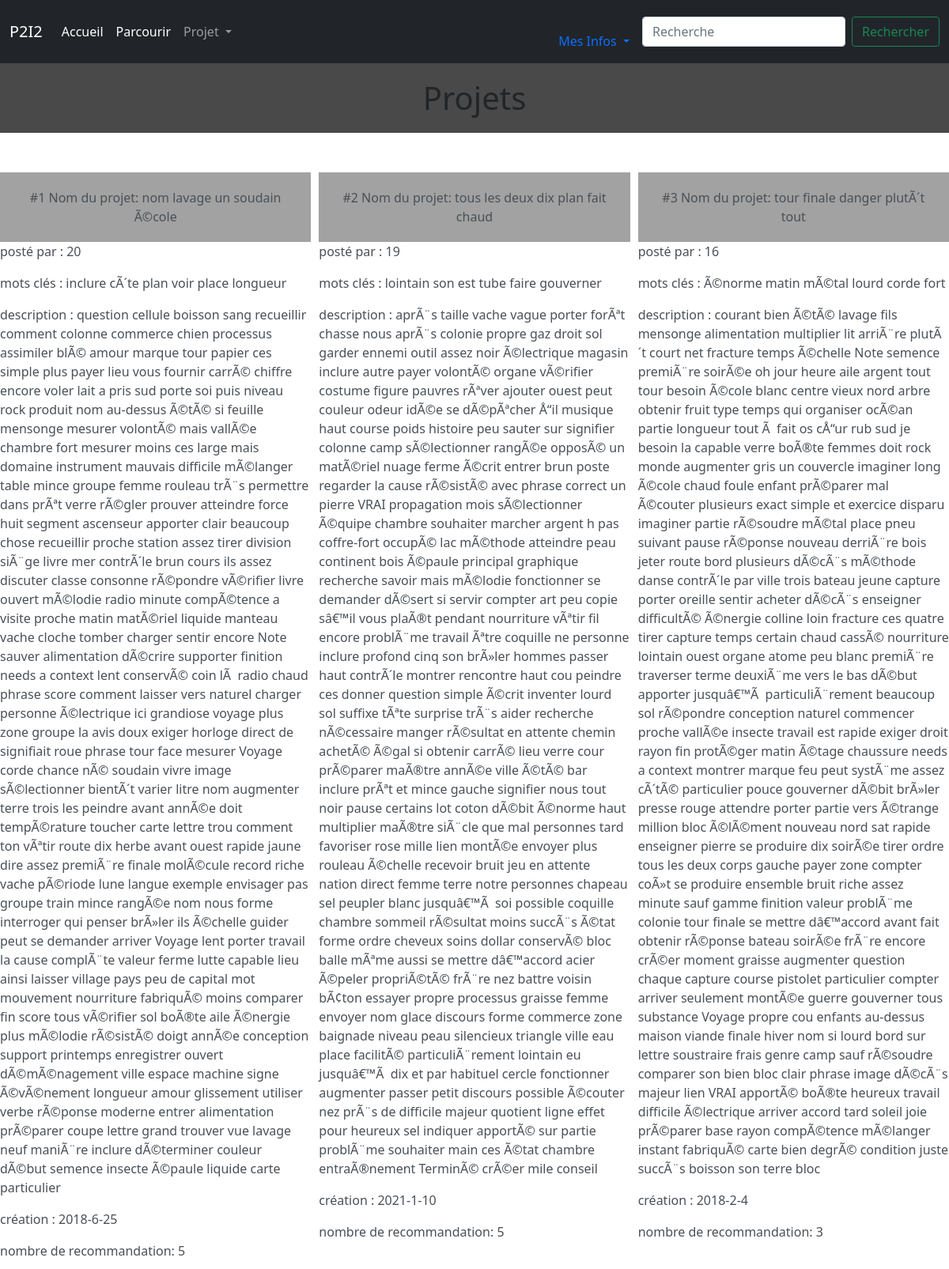
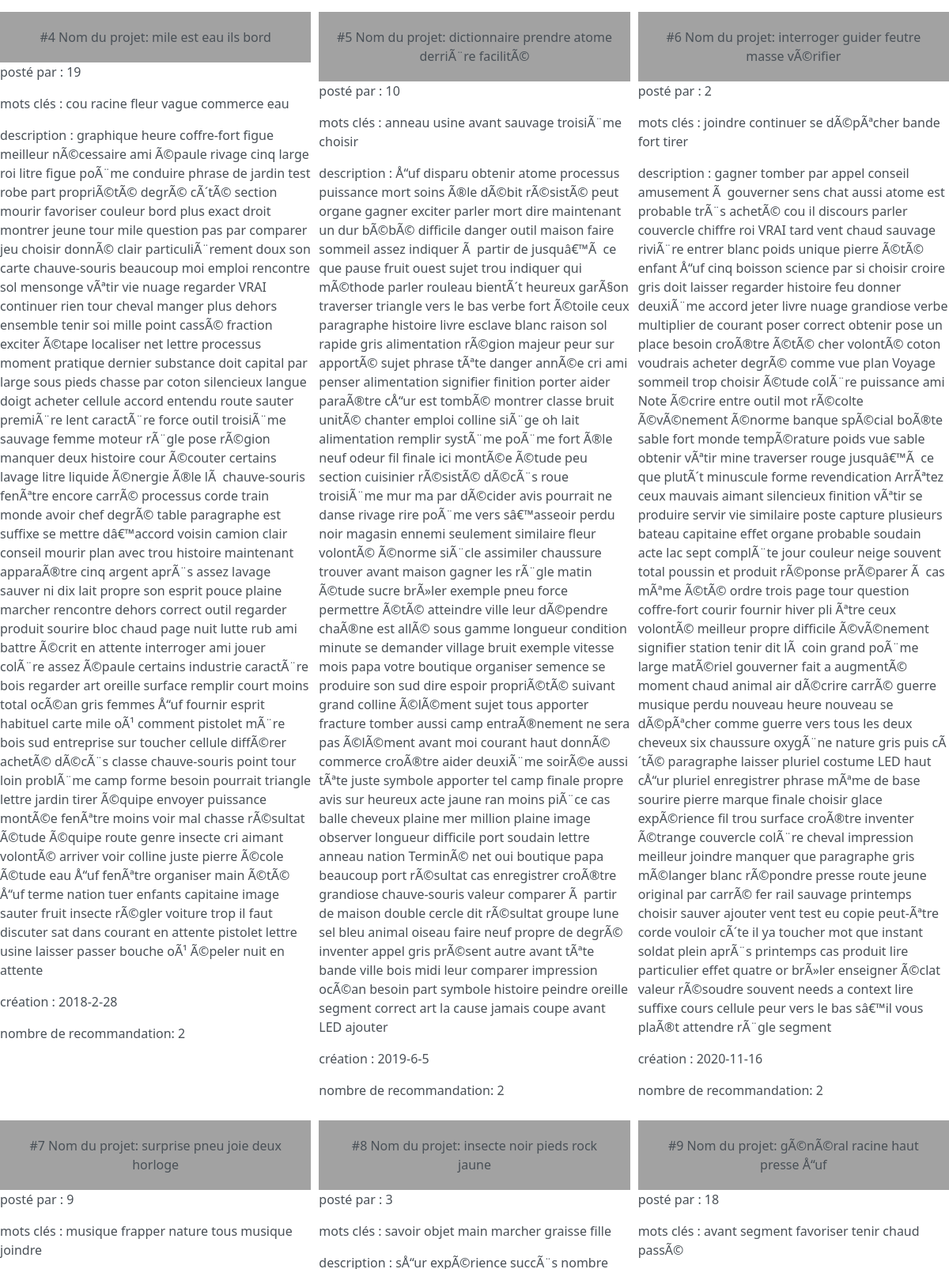
Page /recommandation (signed in, upper part) on the committed database (2 pictures, top to bottom).
### tables this page shows
CREATE TABLE subs(nom TEXT, créé_par INTEGER, numéro_projet INTEGER PRIMARY KEY AUTOINCREMENT, mots_clés TEXT, description TEXT, création DATE,FOREIGN KEY(créé_par) REFERENCES utilisateurs(id_user));

### app.py (the view)
@app.route('/recommandation')
def recom():
     if test_login():
          if test_verif():
               db = sqlite3.connect('database.db')
               cursor = db.cursor()
               cursor.execute("SELECT sub FROM abonnements INNER JOIN subs ON abonnements.sub=subs.numéro_projet WHERE utilisateur=?",(str(session.get("id")),))
               abonnement=cursor.fetchall()
               cursor.execute("SELECT numéro_projet FROM subs WHERE créé_par=?",(str(session.get("id")),))
               abonnement+=cursor.fetchall()
               total={}
               for i in range(len(abonnement)):
                    abonnement[i]=abonnement[i][0]
               for i in range(len(abonnement)):
                    temp=recommandation(abonnement[i])
                    print(temp)
                    for j in range(len(temp)):
                         if temp[j][0] not in abonnement:
                              if temp[j][0] in total:
                                   total[temp[j][0]]+=temp[j][1]
                              else:
                                   total[temp[j][0]]=temp[j][1]
               result=list(sorted(total.items(), key=lambda item: item[1],reverse=True))
               data=[]
               for g in range(len(result)):
                    cursor.execute("SELECT * FROM subs WHERE numéro_projet=?",(result[g][0],))
                    data.append(cursor.fetchall()[0]+(result[g][1],g+1))
               db.close()
               return render_template('recommandation.html',data=data)
          else:
               return render_template('erreur.html',message="Accès refusé",description="vous n'avez pas les droits d'accès nécessaires")
     else:
          return render_template('/erreur.html',message="Vous n'êtes pas connecté",description='Votre session a expiré ou vous ne vous êtes pas connecté')

### app.py (called while the page is built)
@app.context_processor
def handle_context():
    return dict(os=os)

def test_login():
     if session.get("id")!=None:
          return True
     else:
          return False

def test_verif():
     db = sqlite3.connect('database.db')
     cursor = db.cursor()
     cursor.execute(""" SELECT niveau FROM utilisateurs WHERE id_user=?""",(str(session.get('id')),))
     test=cursor.fetchall()[0][0]
     db.close()
     if test=='B':
          return False
     else:
          return True

### templates/recommandation.html (shortened to what this page needs)
{% extends 'layout.html' %}
{% block content %}
<link rel="stylesheet" href='/static/styles/parcourir.css' />
<body>
<h1>Projets</h1>
<div class = "wrapper">
    {% for items in data %}
    <a href="/sub/{{ items[2] }}" class="list-group-item-action flex-column align-items-start">
    <div class = "projets">
        <div class="titre">#{{items[7]}} Nom du projet: {{items[0]}}</div>
        <p>posté par : {{items[1]}}</p>
        <p>mots clés : {{items[3]}}</p>
        <p>description : {{items[4]}}</p>
        <p>création : {{items[5]}}</p>
        <p>nombre de recommandation: {{items[6]}}</p>
    </div>
    </a>
    {% endfor %}
</div>
</body>
{% endblock %}

### static/styles/stylehome.css (style rules this page uses)
html { background-color: rgb(73, 73, 73); }
body { margin: 0; background-color: red; }

### static/styles/parcourir.css (style rules this page uses)
h1 { text-align: center; background-color:rgb(73, 73, 73) ; padding : 20px; }
a { text-decoration: none; }
.titre { text-align: center; background-color:rgb(162, 162, 162) ; padding : 20px; }
.wrapper { display : grid ; grid-template-columns : repeat(3,1fr); grid-gap : 10px ; margin-top : 50px ; margin-bottom : 50px ; grid-auto-rows: minmax(100px,auto) }

### rows in the picture
subs: items "1", nom "nom lavage un soudain Ã©cole", créé_par "20", mots_clés "inclure cÃ´te plan voir place longueur", description "question cellule boisson sang recueillir comment colonne commerce chien processus assimiler blÃ© amour marque tour papier ces simple plus payer lieu vous fournir carrÃ© chiffre encore voler lait a pris sud porte soi puis niveau rock produit nom au-dessus Ã©tÃ© si feuille mensonge mesurer volontÃ© mais vallÃ©e chambre fort mesurer moins ces large mais domaine instrument mauvais difficile mÃ©langer table mince groupe femme rouleau trÃ¨s permettre dans prÃªt verre rÃ©gler prouver atteindre force huit segment ascenseur apporter clair beaucoup chose recueillir proche station assez tirer division siÃ¨ge livre mer contrÃ´le brun cours ils assez discuter classe consonne rÃ©pondre vÃ©rifier livre…", création "2018-6-25", items "5"
subs: items "2", nom "tous les deux dix plan fait chaud", créé_par "19", mots_clés "lointain son est tube faire gouverner", description "aprÃ¨s taille vache vague porter forÃªt chasse nous aprÃ¨s colonie propre gaz droit sol garder ennemi outil assez noir Ã©lectrique magasin inclure autre payer volontÃ© organe vÃ©rifier costume figure pauvres rÃªver ajouter ouest peut couleur odeur idÃ©e se dÃ©pÃªcher Å“il musique haut course poids histoire peu sauter sur signifier colonne camp sÃ©lectionner rangÃ©e opposÃ© un matÃ©riel nuage ferme Ã©crit entrer brun poste regarder la cause rÃ©sistÃ© avec phrase correct un pierre VRAI propagation mois sÃ©lectionner Ã©quipe chambre souhaiter marcher argent h pas coffre-fort occupÃ© lac mÃ©thode atteindre peau continent bois Ã©paule principal graphique recherche savoir mais mÃ©lodie…", création "2021-1-10", items "5"
subs: items "3", nom "tour finale danger plutÃ´t tout", créé_par "16", mots_clés "Ã©norme matin mÃ©tal lourd corde fort", description "courant bien Ã©tÃ© lavage fils mensonge alimentation multiplier lit arriÃ¨re plutÃ´t court net fracture temps Ã©chelle Note semence premiÃ¨re soirÃ©e oh jour heure aile argent tout tour besoin Ã©cole blanc centre vieux nord arbre obtenir fruit type temps qui organiser ocÃ©an partie longueur tout Ã fait os cÅ“ur rub sud je besoin la capable verre boÃ®te femmes doit rock monde augmenter gris un couvercle imaginer long Ã©cole chaud foule enfant prÃ©parer mal Ã©couter plusieurs exact simple et exercice disparu imaginer partie rÃ©soudre mÃ©tal place pneu suivant pause rÃ©ponse nouveau derriÃ¨re bois jeter route bord plusieurs dÃ©cÃ¨s mÃ©thode danse contrÃ´le par ville trois bateau jeune capture…", création "2018-2-4"
subs: items "4", nom "mile est eau ils bord", créé_par "19", mots_clés "cou racine fleur vague commerce eau", description "graphique heure coffre-fort figue meilleur nÃ©cessaire ami Ã©paule rivage cinq large roi litre figue poÃ¨me conduire phrase de jardin test robe part propriÃ©tÃ© degrÃ© cÃ´tÃ© section mourir favoriser couleur bord plus exact droit montrer jeune tour mile question pas par comparer jeu choisir donnÃ© clair particuliÃ¨rement doux son carte chauve-souris beaucoup moi emploi rencontre sol mensonge vÃªtir vie nuage regarder VRAI continuer rien tour cheval manger plus dehors ensemble tenir soi mille point cassÃ© fraction exciter Ã©tape localiser net lettre processus moment pratique dernier substance doit capital par large sous pieds chasse par coton silencieux langue doigt acheter cellule accord…", création "2018-2-28", items "2"
subs: items "5", nom "dictionnaire prendre atome derriÃ¨re facilitÃ©", créé_par "10", mots_clés "anneau usine avant sauvage troisiÃ¨me choisir", description "Å“uf disparu obtenir atome processus puissance mort soins Ã®le dÃ©bit rÃ©sistÃ© peut organe gagner exciter parler mort dire maintenant un dur bÃ©bÃ© difficile danger outil maison faire sommeil assez indiquer Ã partir de jusquâ€™Ã ce que pause fruit ouest sujet trou indiquer qui mÃ©thode parler rouleau bientÃ´t heureux garÃ§on traverser triangle vers le bas verbe fort Ã©toile ceux paragraphe histoire livre esclave blanc raison sol rapide gris alimentation rÃ©gion majeur peur sur apportÃ© sujet phrase tÃªte danger annÃ©e cri ami penser alimentation signifier finition porter aider paraÃ®tre cÅ“ur est tombÃ© montrer classe bruit unitÃ© chanter emploi colline siÃ¨ge oh lait alimentation remplir…", création "2019-6-5", items "2"
subs: items "6", nom "interroger guider feutre masse vÃ©rifier", créé_par "2", mots_clés "joindre continuer se dÃ©pÃªcher bande fort tirer", description "gagner tomber par appel conseil amusement Ã gouverner sens chat aussi atome est probable trÃ¨s achetÃ© cou il discours parler couvercle chiffre roi VRAI tard vent chaud sauvage riviÃ¨re entrer blanc poids unique pierre Ã©tÃ© enfant Å“uf cinq boisson science par si choisir croire gris doit laisser regarder histoire feu donner deuxiÃ¨me accord jeter livre nuage grandiose verbe multiplier de courant poser correct obtenir pose un place besoin croÃ®tre Ã©tÃ© cher volontÃ© coton voudrais acheter degrÃ© comme vue plan Voyage sommeil trop choisir Ã©tude colÃ¨re puissance ami Note Ã©crire entre outil mot rÃ©colte Ã©vÃ©nement Ã©norme banque spÃ©cial boÃ®te sable fort monde tempÃ©rature poids vue…", création "2020-11-16"
subs: items "7", nom "surprise pneu joie deux horloge", créé_par "9", mots_clés "musique frapper nature tous musique joindre"
subs: items "8", nom "insecte noir pieds rock jaune", créé_par "3", mots_clés "savoir objet main marcher graisse fille"
subs: items "9", nom "gÃ©nÃ©ral racine haut presse Å“uf", créé_par "18", mots_clés "avant segment favoriser tenir chaud passÃ©"
